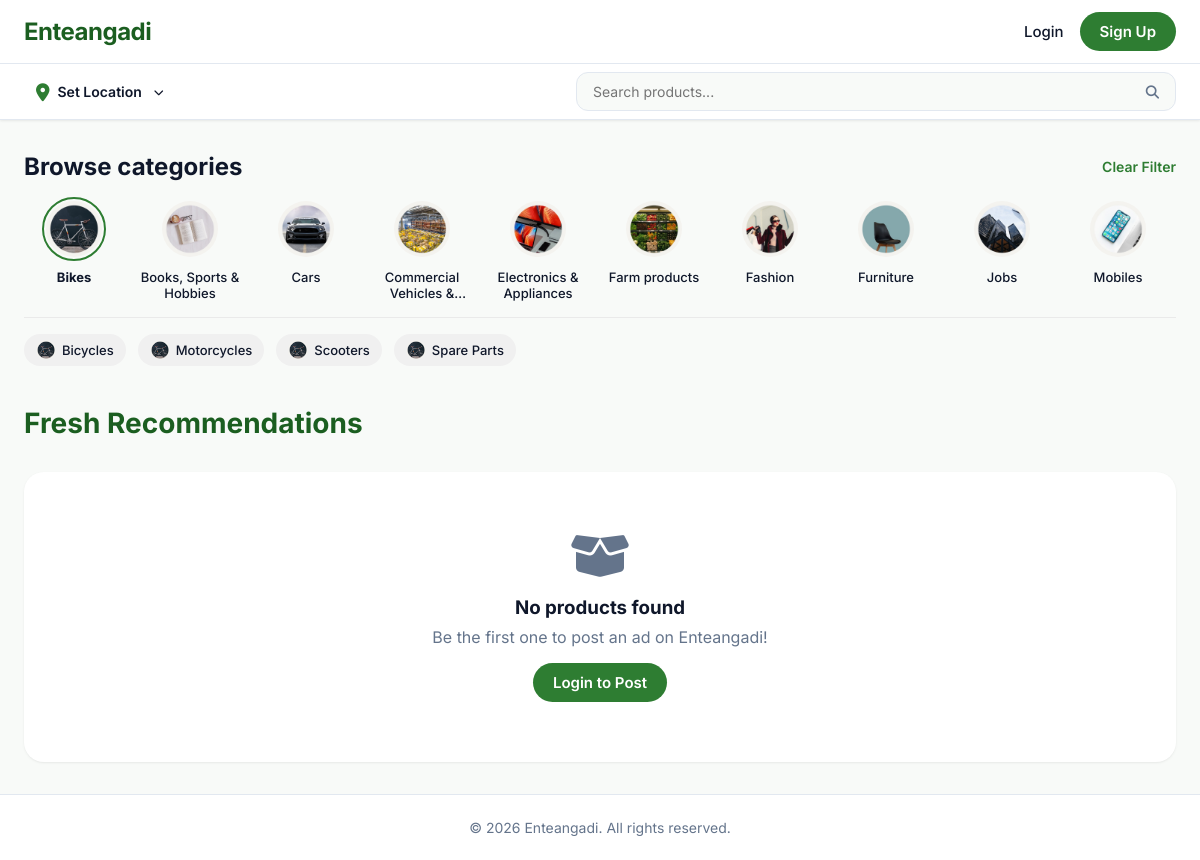
Screenshot of /guest/index.php?category_id=27 with the database file from the repository.
### tables this page shows
CREATE TABLE `categories` (
  `id` int(11) NOT NULL AUTO_INCREMENT,
  `parent_id` int(11) DEFAULT NULL,
  `name` varchar(100) NOT NULL,
  `photo_path` varchar(255) DEFAULT NULL,
  `is_perishable` tinyint(1) DEFAULT 0,
  `created_at` timestamp NOT NULL DEFAULT current_timestamp(),
  PRIMARY KEY (`id`),
  KEY `parent_id` (`parent_id`),
  CONSTRAINT `categories_ibfk_1` FOREIGN KEY (`parent_id`) REFERENCES `categories` (`id`) ON DELETE CASCADE
);

### includes/helpers.php (called while the page is built, shortened)
<?php
if (!function_exists('__')) {
    function __($key)
    {
        static $translations = null;
        if ($translations === null) {
            $lang = $_SESSION['lang'] ?? 'en';
            $lang_file = __DIR__ . "/lang/{$lang}.php";
            if (file_exists($lang_file)) {
                $translations = require $lang_file;
            } else {
                $translations = [];
            }
        }
        return $translations[$key] ?? $key;
    }
}

### includes/lang/en.php (called while the page is built)
<?php
return [
    'app_name' => 'Enteangadi',
    'tagline' => 'Your Local Marketplace',
    'browse_categories' => 'Browse Categories',
    'fresh_recommendations' => 'Fresh Recommendations',
    'search_placeholder' => 'Search products...',
    'post_ad' => 'POST',
    'login' => 'Login',
    'sign_up' => 'Sign Up',
    'set_location' => 'Set Location',
    'wanted' => 'Wanted',
    'for_sale' => 'For Sale',
    'expires_today' => 'Expires Today',
    'expiring_soon' => 'Expiring Soon',
    'no_products' => 'No products found',
    'be_the_first' => 'Be the first one to post an ad on Enteangadi!',
    'post_an_ad' => 'Post an Ad',
    'login_to_post' => 'Login to Post',
    'distance_away' => 'km away',
    'profile' => 'Profile',
    'account_management' => 'Account Management',
    'my_dashboard' => 'My Dashboard & Ads',
    'saved_favorites' => 'Saved Favorites',
    'messages' => 'Messages',
    'account_settings' => 'Account Settings',
    'help_support' => 'Help & Support',
    'logout' => 'Logout',
    'live_ads' => 'Live Ads',
    'sold_items' => 'Sold Items',
    'wishlist' => 'Wishlist',
    'settings' => 'Settings',
    'change_password' => 'Change Password',
    'logout_all_devices' => 'Logout from all devices',
    'delete_account' => 'Delete Account',
    'current_password' => 'Current Password',
    'new_password' => 'New Password',
    'confirm_password' => 'Confirm New Password',
    'update_password' => 'Update Password',
    'language' => 'Language',
    'select_language' => 'Select Language'
];

### guest/index.php (the view, shortened to what this page needs)
<?php
require_once '../config.php';
require_once '../includes/header.php';
$category_filter = $_GET['category_id'] ?? null;
$where_clause = "WHERE p.status = 'active'";
$params = [];
if ($category_filter) {
    $where_clause .= " AND (p.category_id = ? OR c.parent_id = ?)";
    $params[] = $category_filter;
    $params[] = $category_filter;
}
try {
    $stmt = $pdo->prepare("SELECT p.*, c.name as category_name, pi.image_path as main_image
        FROM products p
        LEFT JOIN categories c ON p.category_id = c.id
        LEFT JOIN (
            SELECT product_id, MIN(id) as min_img_id
            FROM product_images
            GROUP BY product_id
        ) pim ON p.id = pim.product_id
        LEFT JOIN product_images pi ON pim.min_img_id = pi.id
        $where_clause
        ORDER BY p.created_at DESC");
    $stmt->execute($params);
    $products = $stmt->fetchAll();
} catch (PDOException $e) {
    $products = [];
}
$stmt = $pdo->query("SELECT * FROM categories WHERE parent_id IS NULL ORDER BY name");
$l1_categories = $stmt->fetchAll();
$l2_categories = [];
$parent_id = null;
if ($category_filter) {
    $cat_stmt = $pdo->prepare("SELECT parent_id FROM categories WHERE id = ?");
    $cat_stmt->execute([$category_filter]);
    $cat_info = $cat_stmt->fetch();
    if ($cat_info) {
        if ($cat_info['parent_id'] === null) {
            $parent_id = $category_filter;
        } else {
            $parent_id = $cat_info['parent_id'];
        }
        $child_stmt = $pdo->prepare("SELECT * FROM categories WHERE parent_id = ? ORDER BY name");
        $child_stmt->execute([$parent_id]);
        $l2_categories = $child_stmt->fetchAll();
    }
}
?>
<div class="container">
    <div style="margin-bottom: 32px;">
        <div style="display: flex; justify-content: space-between; align-items: center; margin-bottom: 16px;">
            <h2 style="color: var(--text-dark); font-size: 24px; font-weight: 700;">Browse categories</h2>
            <?php if ($category_filter): ?>
                <a href="index.php"
                    style="font-size: 14px; color: var(--primary-green); text-decoration: none; font-weight: 600;">Clear
                    Filter</a>
            <?php endif; ?>
        </div>
        <div
            style="display: flex; gap: 16px; overflow-x: auto; padding-bottom: 8px; scrollbar-width: none; -ms-overflow-style: none;">
            <?php foreach ($l1_categories as $cat): ?>
                <a href="index.php?category_id=<?= $cat['id'] ?>"
                    style="text-decoration: none; flex: 0 0 auto; display: flex; flex-direction: column; align-items: center; width: 100px;">
                    <?php if ($cat['photo_path']): ?>
                        <img src="<?= $base_url ?>/<?= htmlspecialchars($cat['photo_path']) ?>" loading="lazy"
                            style="width: 64px; height: 64px; border-radius: 50%; object-fit: cover; margin-bottom: 8px; border: 2px solid <?= ($parent_id == $cat['id'] || $category_filter == $cat['id']) ? 'var(--primary-green)' : 'transparent' ?>; padding: 2px;">
                    <?php endif; ?>
                    <span
                        style="font-size: 13px; color: var(--text-dark); text-align: center; font-weight: <?= ($parent_id == $cat['id'] || $category_filter == $cat['id']) ? '700' : '500' ?>; display: -webkit-box; -webkit-line-clamp: 2; -webkit-box-orient: vertical; overflow: hidden;"><?= htmlspecialchars($cat['name']) ?></span>
                </a>
            <?php endforeach; ?>
        </div>
        <?php if (!empty($l2_categories)): ?>
            <div
                style="display: flex; gap: 12px; overflow-x: auto; padding-top: 16px; padding-bottom: 8px; scrollbar-width: none; -ms-overflow-style: none; border-top: 1px solid #eaeaea; margin-top: 8px;">
                <?php foreach ($l2_categories as $cat): ?>
                    <a href="index.php?category_id=<?= $cat['id'] ?>"
                        style="text-decoration: none; flex: 0 0 auto; display: flex; align-items: center; padding: 6px 12px; border-radius: 20px; background: <?= ($category_filter == $cat['id']) ? 'var(--primary-green)' : '#f0f0f0' ?>; color: <?= ($category_filter == $cat['id']) ? 'white' : 'var(--text-dark)' ?>; font-size: 13px; font-weight: 500;">
                        <?php if ($cat['photo_path']): ?>
                            <img src="<?= $base_url ?>/<?= htmlspecialchars($cat['photo_path']) ?>"
                                style="width: 20px; height: 20px; border-radius: 50%; object-fit: cover; margin-right: 6px;">
                        <?php endif; ?>
                        <?= htmlspecialchars($cat['name']) ?>
                    </a>
                <?php endforeach; ?>
            </div>
        <?php endif; ?>
    </div>
    <div style="margin-bottom: 32px; display: flex; justify-content: space-between; align-items: center;">
        <h2 style="color: var(--primary-green-dark); font-size: 28px; font-weight: 700;">Fresh Recommendations</h2>
    </div>
    <?php if (empty($products)): ?>
        <div
            style="text-align: center; padding: 60px 20px; background: var(--white); border-radius: var(--border-radius); box-shadow: var(--shadow-sm);">
            <i class="fa fa-box-open" style="font-size: 48px; color: var(--text-muted); margin-bottom: 16px;"></i>
            <h3 style="color: var(--text-dark); margin-bottom: 8px;">No products found</h3>
            <p style="color: var(--text-muted);">Be the first one to post an ad on Enteangadi!</p>
            <?php if (isset($_SESSION['user_id'])): ?>
                <a href="../user/post_ad.php" class="btn-primary" style="display: inline-block; margin-top: 16px;">Post an
                    Ad</a>
            <?php else: ?>
                <a href="login.php" class="btn-primary" style="display: inline-block; margin-top: 16px;">Login to Post</a>
            <?php endif; ?>
        </div>
    <?php endif; ?>
</div>
<?php require_once '../includes/footer.php'; ?>

### includes/header.php (shortened to what this page needs)
<?php
$current_dir = str_replace('\\', '/', dirname($_SERVER['SCRIPT_NAME']));
$base_url = ($current_dir == '/' || $current_dir == '.') ? '' : $current_dir;
if (basename($base_url) == 'user' || basename($base_url) == 'admin' || basename($base_url) == 'guest') {
    $base_url = dirname($base_url);
}
if ($base_url == '/')
    $base_url = '';
require_once __DIR__ . '/helpers.php';
try {
    $stmt = $pdo->query("SELECT * FROM app_settings");
    $settings_raw = $stmt->fetchAll();
    $app_settings = [];
    foreach ($settings_raw as $s) {
        $app_settings[$s['setting_key']] = $s['setting_value'];
    }
} catch (Exception $e) {
    $app_settings = [
        'app_logo' => '',
        'app_tagline' => 'Your Local Marketplace'
    ];
}
?>
<!DOCTYPE html>
<html lang="en">
<head>
    <link rel="stylesheet" href="<?= $base_url ?>/assets/css/style.css?v=1.3">
    <link rel="stylesheet" href="https://cdnjs.cloudflare.com/ajax/libs/font-awesome/6.4.0/css/all.min.css">
</head>
<body>
    <div class="main-sticky-header">
        <header>
            <a href="<?= $base_url ?>/index.php" class="logo">
                <?php if (!empty($app_settings['app_logo'])): ?>
                    <img src="<?= $base_url ?>/<?= htmlspecialchars($app_settings['app_logo']) ?>" alt="Enteangadi"
                        style="max-height: 40px; display: block;">
                <?php else: ?>
                    <?= htmlspecialchars($app_settings['app_name'] ?? 'Enteangadi') ?>
                <?php endif; ?>
            </a>
            <nav class="desktop-nav">
                <?php if (isset($_SESSION['user_id'])): ?>
                    <a href="<?= $base_url ?>/user/inbox.php" title="Inbox"
                        style="position: relative; text-decoration: none; font-size: 20px; color: var(--text-dark); margin-right: 8px;">
                        <i class="fa fa-comments"></i>
                        <span id="desktop-unread-badge"
                            style="display: none; position: absolute; top: -6px; right: -8px; background: var(--danger); color: white; border-radius: 50%; padding: 2px 5px; font-size: 10px; font-weight: bold; line-height: 1;">0</span>
                    </a>
                    <div class="notification-wrapper" style="position: relative; margin-right: 8px;">
                        <a href="javascript:void(0)" onclick="toggleNotifications()" title="Notifications"
                            style="text-decoration: none; font-size: 20px; color: var(--text-dark);">
                            <i class="fa fa-bell"></i>
                            <span id="notification-badge"
                                style="display: none; position: absolute; top: -6px; right: -8px; background: var(--danger); color: white; border-radius: 50%; padding: 2px 5px; font-size: 10px; font-weight: bold; line-height: 1;">0</span>
                        </a>
                        <div id="notification-dropdown" class="glass-card"
                            style="display: none; position: absolute; top: 35px; right: 0; width: 300px; max-height: 400px; overflow-y: auto; z-index: 1001; padding: 12px; border: 1px solid var(--border-color);">
                            <div
                                style="display: flex; justify-content: space-between; align-items: center; margin-bottom: 12px;">
                                <h4 style="margin: 0; font-size: 14px;">Notifications</h4>
                                <button onclick="markAllRead()"
                                    style="background: none; border: none; color: var(--primary-green); font-size: 11px; cursor: pointer;">Mark
                                    all as read</button>
                            </div>
                            <div id="notification-list" style="display: flex; flex-direction: column; gap: 8px;">
                                <div style="text-align: center; color: var(--text-muted); font-size: 12px; padding: 20px;">
                                    No new notifications</div>
                            </div>
                        </div>
                    </div>
                    <a href="<?= $base_url ?>/user/my_ads.php" title="My Ads"
                        style="font-size: 20px; color: var(--text-dark); margin-right: 8px;"><i
                            class="fa fa-list-alt"></i></a>
                    <a href="<?= $base_url ?>/user/profile.php" title="<?= __('profile') ?>"
                        style="font-size: 20px; color: var(--text-dark); margin-right: 8px;"><i
                            class="fa fa-user-circle"></i></a>
                    <div class="header-controls desktop-only"
                        style="display: flex; align-items: center; gap: 12px; margin-right: 16px;">
                        <button onclick="toggleTheme()" class="theme-toggle-btn" title="Toggle Theme"
                            style="background: transparent; border: none; cursor: pointer; font-size: 18px; color: var(--text-dark); padding: 0;">
                            <i id="theme-icon" class="fa fa-moon"></i>
                        </button>
                        <div class="lang-switcher desktop-nav"
                            style="display: flex; gap: 4px; font-size: 12px; font-weight: 700;">
                            <a href="?lang=en"
                                style="color: <?= ($_SESSION['lang'] ?? 'en') == 'en' ? 'var(--primary-green)' : 'var(--text-muted)' ?>; text-decoration: none;">EN</a>
                            <span style="color: var(--border-color);">|</span>
                            <a href="?lang=ml"
                                style="color: <?= ($_SESSION['lang'] ?? 'en') == 'ml' ? 'var(--primary-green)' : 'var(--text-muted)' ?>; text-decoration: none;">മല</a>
                        </div>
                    </div>
                    <a href="<?= $base_url ?>/user/post_ad.php" class="btn-secondary" title="<?= __('post_ad') ?>"
                        style="display: flex; align-items: center; gap: 6px; padding: 8px 16px; border-radius: 24px;"><i
                            class="fa fa-plus"></i> <?= __('post_ad') ?></a>
                <?php else: ?>
                    <a href="<?= $base_url ?>/login.php" title="Login">Login</a>
                    <a href="<?= $base_url ?>/register.php" class="btn-primary">Sign Up</a>
                <?php endif; ?>
            </nav>
        </header>
        <div class="location-bar">
            <div class="container"
                style="padding: 0 24px; display: flex; align-items: center; justify-content: space-between; height: 100%;">
                <div class="location-display" onclick="document.getElementById('location-modal').style.display='flex'">
                    <i class="fa fa-map-marker-alt"></i>
                    <span id="current-location-text">
                        <?= $_SESSION['user_location']['name'] ?? 'Set Location' ?>
                    </span>
                    <i class="fa fa-chevron-down" style="font-size: 10px; margin-left: 4px;"></i>
                </div>
                <div class="search-container-header" style="display: flex; align-items: center; gap: 10px; flex: 1;">
                    <form action="<?= $base_url ?>/index.php" method="GET" style="display: flex; flex: 1;">
                        <input type="text" name="search" placeholder="<?= __('search_placeholder') ?>"
                            value="<?= htmlspecialchars($_GET['search'] ?? '') ?>">
                        <button type="submit"><i class="fa fa-search"></i></button>
                    </form>
                </div>
            </div>
        </div>
    </div>

### includes/footer.php (shortened to what this page needs)
<footer>
    <div class="container" style="padding: 0;">
        <p>&copy; <?= date('Y') ?> Enteangadi. All rights reserved.</p>
    </div>
</footer>
</body>
</html>

### rows the page displays
categories: photo_path (picture), name "Bikes"
categories: photo_path (picture), name "Books, Sports & Hobbies"
categories: photo_path (picture), name "Cars"
categories: photo_path (picture), name "Commercial Vehicles…"
categories: photo_path (picture), name "Electronics & Appliances"
categories: photo_path (picture), name "Farm products"
categories: photo_path (picture), name "Fashion"
categories: photo_path (picture), name "Furniture"
categories: photo_path (picture), name "Jobs"
categories: photo_path (picture), name "Mobiles"
categories: photo_path (picture), name "Bicycles"
categories: photo_path (picture), name "Motorcycles"
categories: photo_path (picture), name "Scooters"
categories: photo_path (picture), name "Spare Parts"

### other values shown
$app_settings['app_name'] "Enteangadi"
$_SESSION['user_location']['name'] "Set Location"
